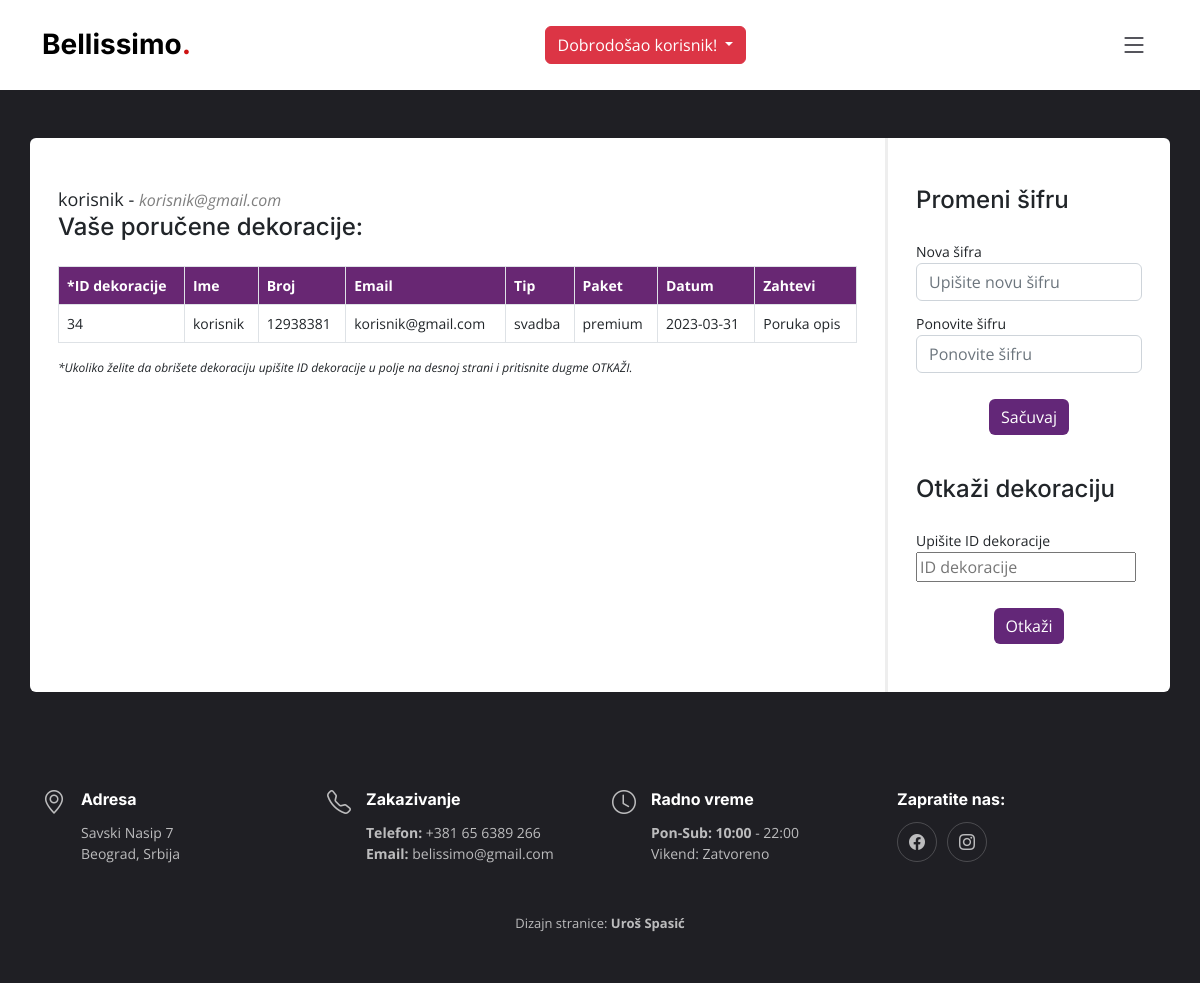
Screenshot of /mojprofil.php (signed in) with the database file from the repository.
### tables this page shows
CREATE TABLE `dekoracija` (
  `imePrezime` varchar(255) NOT NULL,
  `broj` varchar(30) NOT NULL,
  `email` varchar(255) NOT NULL,
  `tip` varchar(255) NOT NULL,
  `paket` varchar(255) NOT NULL,
  `datum` varchar(30) NOT NULL,
  `zahtevi` varchar(255) NOT NULL,
  `ID_dek` int(32) NOT NULL
);

### php/korisnickaStranaDobrodosao.php (the view, shortened to what this page needs)
    <section>
        <div class="container rounded bg-white mt-5 mb-5">
            <div class="row">
                <div class="col-md-9 border-right" id="id">
                    <div class="p-3 py-5">
                        <span class="font-weight-bold" style="font-size: 18px;"><?php echo $_SESSION['user']; ?> - </span>
                        <span class="text-black-50"><i><?php echo $_SESSION['email']; ?></i></span>
                        <div class="d-flex justify-content-between align-items-center mb-3">
                            <h4 class="text-right">Vaše poručene dekoracije:</h4>
                        </div>
                        <?php
                        $host = "localhost";
                        $user = "root";
                        $pass = "";
                        $baza = "bazadekoracija";
                        $mysqli = new mysqli($host, $user, $pass, $baza);
                      $email = $_SESSION['email'];
                      $upit = "SELECT * FROM dekoracija where email='$email'";                      ;
                      $rezultat = $mysqli->query($upit);
                      if ($rezultat)
                      {
                          if ($rezultat->num_rows > 0)
                          {
                            echo "<div class=\"card-body\">";
                            echo "<div class=\"table-responsive\">
                            <table class=\"table table-bordered\" id=\"dataTable\" width=\"100%\" cellspacing=\"0\" style=\"font-size:14px;\">
                            ";
                            echo "<thead style=\"background-color: #682773; color: #ffffff;\"><tr><th>*ID dekoracije</th><th>Ime</th><th>Broj</th><th>Email</th><th>Tip</th><th>Paket</th><th>Datum</th><th>Zahtevi</th></tr></thead>";
                            while($red = $rezultat->fetch_array())
                            {
                              echo "<tbody>";
                              echo "<tr>";
                              echo "<td>".$red[7]."</td>";
                              echo "<td>".$red[0]."</td>";
                              echo "<td>".$red[1]."</td>";
                              echo "<td>".$red[2]."</td>";
                              echo "<td>".$red[3]."</td>";
                              echo "<td>".$red[4]."</td>";
                              echo "<td>".$red[5]."</td>";
                              echo "<td>".$red[6]."</td>";
                              echo "</tr>";
                              echo "</tbody>";
                          }
                          echo "</table>";
                          echo "<div style=\"font-size:12px;\"><p><i>*Ukoliko želite da obrišete dekoraciju upišite ID dekoracije u polje na desnoj strani i pritisnite dugme OTKAŽI.</i><p></div>";
                          echo "</div>";
                          echo "</div>";
                      }else {
                        echo "Još uvek niste poručili dekoraciju!!";
                        echo "<br>";
                        echo "<a href=\"ponuda.php#poruci\">Klik ovde da zakažete.</a>";
                    }
                } else {
                    echo "Greska u upitu: $upit. ".$mysqli->error;
                }
                ?>
</div>
</div>

### assets/css/main.css (style rules this page uses)
:root { --font-default: "Open Sans", system-ui, -apple-system, "Segoe UI", Roboto, "Helvetica Neue", Arial, "Noto Sans", "Liberation Sans", "Lucida Handwriting", sans-serif, "Apple Color Emoji", "Segoe UI Emoji", "Segoe UI Symbol", "Noto Color Emoji"; --font-primary: mojFont; --font-secondary: "Inter", sans-serif; }
:root { --color-default: #212529; --color-primary: #ce1212; --color-secondary: #37373f; }
:root { scroll-behavior: smooth; }
body { font-family: var(--font-default); color: var(--color-default); }
h1, h2, h3, h4, h5, h6 { font-family: var(--font-secondary); }
section { overflow: hidden; padding: 50px 0; }
section { scroll-margin-top: 90px; }

### assets/css/korisnickaCss.css (style rules this page uses)
section { padding: 0px; }
body { background: #1f1f24; }

### rows the page displays
dekoracija: ID_dek "34", imePrezime "korisnik", broj "12938381", email "korisnik@gmail.com", tip "svadba", paket "premium", datum "2023-03-31", zahtevi "Poruka opis"

### other values shown
$_SESSION['user'] "korisnik"
$_SESSION['email'] "korisnik@gmail.com"
